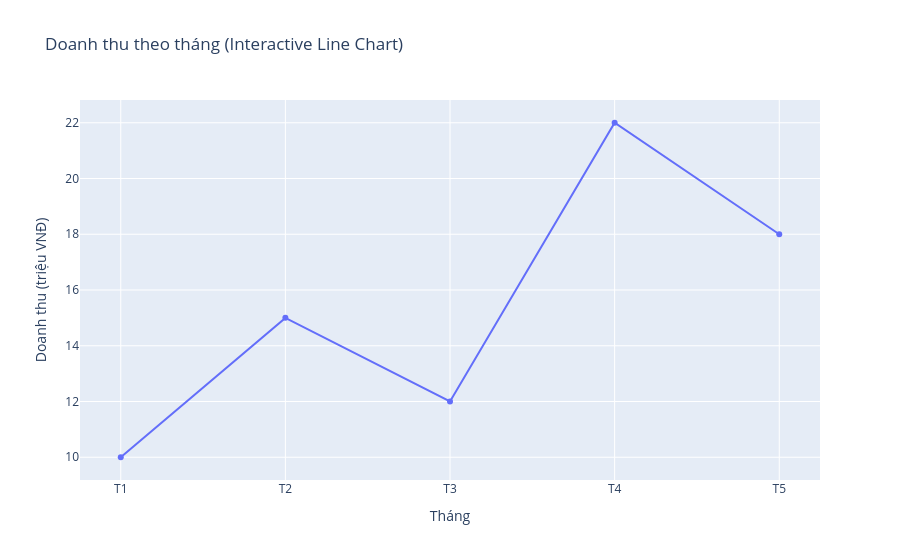

The notebook cell this image was saved under:
### Code cell
months = ['T1', 'T2', 'T3', 'T4', 'T5']
revenue = [10, 15, 12, 22, 18]

fig = px.line(
    x=months,
    y=revenue,
    markers=True,
    title='Doanh thu theo tháng (Interactive Line Chart)',
    labels={'x': 'Tháng', 'y': 'Doanh thu (triệu VNĐ)'}
)


fig.show()

### Figure 1 — Plotly figure (JSON) as saved in the notebook; plotly's stock layout.template omitted (floating-point values rounded to 4 significant figures)
{"data": [{"hovertemplate": "Tháng=%{x}<br>Doanh thu (triệu VNĐ)=%{y}<extra></extra>", "legendgroup": "", "line": {"color": "#636efa", "dash": "solid"}, "marker": {"symbol": "circle"}, "mode": "lines+markers", "name": "", "orientation": "v", "showlegend": false, "type": "scatter", "x": ["T1", "T2", "T3", "T4", "T5"], "xaxis": "x", "y": [10, 15, 12, 22, 18], "yaxis": "y"}], "layout": {"legend": {"tracegroupgap": 0}, "title": {"text": "Doanh thu theo tháng (Interactive Line Chart)"}, "xaxis": {"anchor": "y", "domain": [0, 1], "title": {"text": "Tháng"}}, "yaxis": {"anchor": "x", "domain": [0, 1], "title": {"text": "Doanh thu (triệu VNĐ)"}}}}
